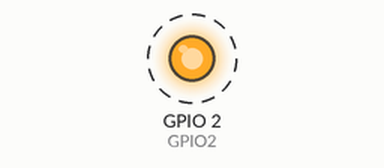
This sketch was run on a simulated ESP32. Shown: output pins drawn as LEDs (lit = HIGH). Dashed ring = blinking. What the sketch prints to the serial monitor is not drawn.

Above: at 0.2 s.
Timing chart, 0 to 3.0 s (numbered marks = the images above):
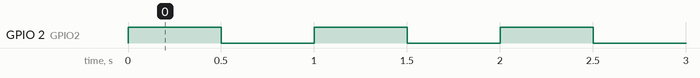

Measured:
- by itself, GPIO 2 (GPIO2): alternates HIGH for 0.50 s and LOW for 0.50 s

The sketch:

01_blink.ino
```cpp
// 步骤 1：最小系统验证 —— 板载 LED 闪烁
void setup() {
  Serial.begin(115200);
  pinMode(2, OUTPUT);          // GPIO2 = 板载 LED
  Serial.println("ESP32 alive");
}
void loop() {
  digitalWrite(2, HIGH);
  delay(500);
  digitalWrite(2, LOW);
  delay(500);
}
```
